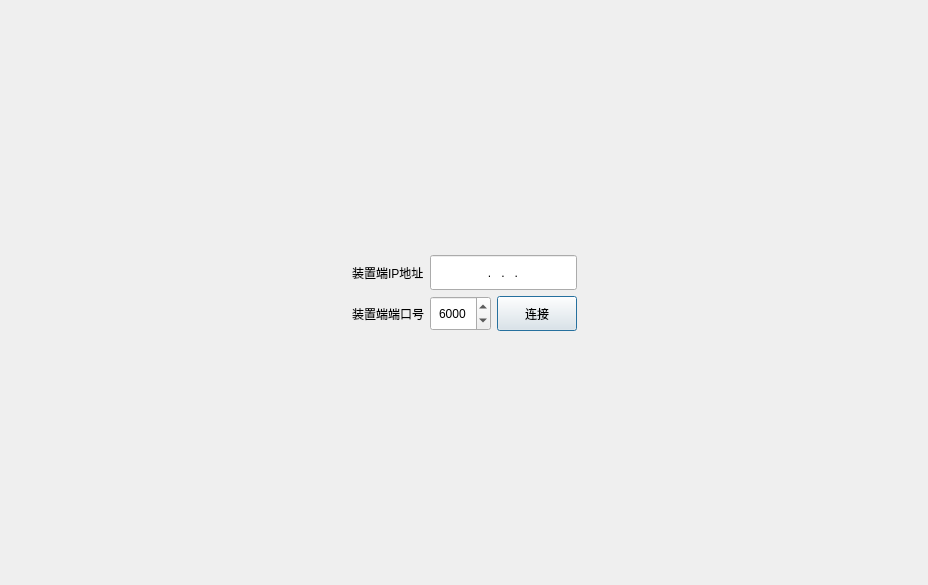
<?xml version="1.0" encoding="UTF-8"?>
<ui version="4.0">
 <class>dtuconnectDialog</class>
 <widget class="QDialog" name="dtuconnectDialog">
  <property name="geometry">
   <rect>
    <x>0</x>
    <y>0</y>
    <width>928</width>
    <height>585</height>
   </rect>
  </property>
  <property name="windowTitle">
   <string>Dialog</string>
  </property>
  <layout class="QGridLayout" name="gridLayout_2">
   <item row="0" column="1">
    <spacer name="verticalSpacer">
     <property name="orientation">
      <enum>Qt::Vertical</enum>
     </property>
     <property name="sizeHint" stdset="0">
      <size>
       <width>20</width>
       <height>232</height>
      </size>
     </property>
    </spacer>
   </item>
   <item row="1" column="0">
    <spacer name="horizontalSpacer">
     <property name="orientation">
      <enum>Qt::Horizontal</enum>
     </property>
     <property name="sizeHint" stdset="0">
      <size>
       <width>308</width>
       <height>20</height>
      </size>
     </property>
    </spacer>
   </item>
   <item row="1" column="1">
    <layout class="QGridLayout" name="gridLayout">
     <item row="0" column="0">
      <widget class="QLabel" name="lab2">
       <property name="minimumSize">
        <size>
         <width>0</width>
         <height>35</height>
        </size>
       </property>
       <property name="text">
        <string>装置端IP地址</string>
       </property>
      </widget>
     </item>
     <item row="0" column="1" colspan="2">
      <widget class="QLineEdit" name="lineEdit">
       <property name="minimumSize">
        <size>
         <width>0</width>
         <height>35</height>
        </size>
       </property>
       <property name="inputMask">
        <string>000.000.000.000</string>
       </property>
       <property name="alignment">
        <set>Qt::AlignCenter</set>
       </property>
      </widget>
     </item>
     <item row="1" column="0">
      <widget class="QLabel" name="lab3">
       <property name="minimumSize">
        <size>
         <width>0</width>
         <height>35</height>
        </size>
       </property>
       <property name="text">
        <string>装置端端口号</string>
       </property>
      </widget>
     </item>
     <item row="1" column="1">
      <widget class="QSpinBox" name="spinport">
       <property name="minimumSize">
        <size>
         <width>0</width>
         <height>35</height>
        </size>
       </property>
       <property name="alignment">
        <set>Qt::AlignCenter</set>
       </property>
       <property name="minimum">
        <number>1000</number>
       </property>
       <property name="maximum">
        <number>65536</number>
       </property>
       <property name="value">
        <number>6000</number>
       </property>
      </widget>
     </item>
     <item row="1" column="2">
      <widget class="QPushButton" name="btnconnect">
       <property name="minimumSize">
        <size>
         <width>0</width>
         <height>35</height>
        </size>
       </property>
       <property name="text">
        <string>连接</string>
       </property>
      </widget>
     </item>
    </layout>
   </item>
   <item row="1" column="2">
    <spacer name="horizontalSpacer_2">
     <property name="orientation">
      <enum>Qt::Horizontal</enum>
     </property>
     <property name="sizeHint" stdset="0">
      <size>
       <width>307</width>
       <height>20</height>
      </size>
     </property>
    </spacer>
   </item>
   <item row="2" column="1">
    <spacer name="verticalSpacer_2">
     <property name="orientation">
      <enum>Qt::Vertical</enum>
     </property>
     <property name="sizeHint" stdset="0">
      <size>
       <width>20</width>
       <height>232</height>
      </size>
     </property>
    </spacer>
   </item>
  </layout>
 </widget>
 <resources/>
 <connections>
  <connection>
   <sender>btnconnect</sender>
   <signal>clicked()</signal>
   <receiver>dtuconnectDialog</receiver>
   <slot>click_connect_button()</slot>
   <hints>
    <hint type="sourcelabel">
     <x>280</x>
     <y>117</y>
    </hint>
    <hint type="destinationlabel">
     <x>176</x>
     <y>111</y>
    </hint>
   </hints>
  </connection>
 </connections>
 <slots>
  <slot>click_connect_button()</slot>
 </slots>
</ui>
